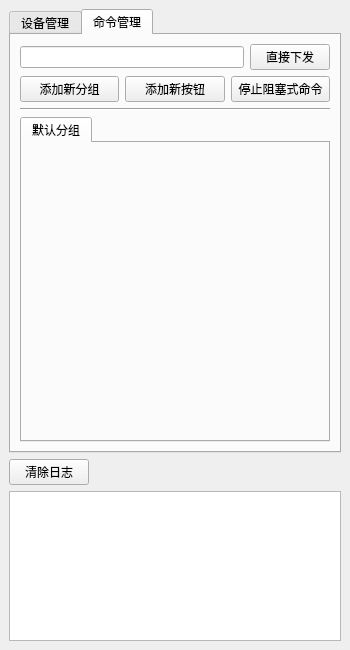
<?xml version="1.0" encoding="UTF-8"?>
<ui version="4.0">
 <class>MainWindow</class>
 <widget class="QMainWindow" name="MainWindow">
  <property name="geometry">
   <rect>
    <x>0</x>
    <y>0</y>
    <width>350</width>
    <height>650</height>
   </rect>
  </property>
  <property name="sizePolicy">
   <sizepolicy hsizetype="Fixed" vsizetype="Fixed">
    <horstretch>0</horstretch>
    <verstretch>0</verstretch>
   </sizepolicy>
  </property>
  <property name="minimumSize">
   <size>
    <width>350</width>
    <height>350</height>
   </size>
  </property>
  <property name="maximumSize">
   <size>
    <width>350</width>
    <height>650</height>
   </size>
  </property>
  <property name="windowTitle">
   <string>Android设备批量操作工具</string>
  </property>
  <widget class="QWidget" name="centralwidget">
   <layout class="QVBoxLayout" name="verticalLayout">
    <item>
     <widget class="QTabWidget" name="tab_widget">
      <property name="currentIndex">
       <number>1</number>
      </property>
      <widget class="QWidget" name="tab_device">
       <attribute name="title">
        <string>设备管理</string>
       </attribute>
       <layout class="QVBoxLayout" name="verticalLayout_3">
        <item>
         <layout class="QVBoxLayout" name="verticalLayout_2">
          <item>
           <layout class="QHBoxLayout" name="horizontalLayout">
            <item>
             <widget class="QLabel" name="label">
              <property name="text">
               <string>当前在线设备：</string>
              </property>
             </widget>
            </item>
            <item>
             <widget class="QLabel" name="label_device_count">
              <property name="text">
               <string/>
              </property>
             </widget>
            </item>
            <item>
             <widget class="QPushButton" name="btn_refresh_online_device">
              <property name="text">
               <string>刷新在线设备</string>
              </property>
             </widget>
            </item>
            <item>
             <widget class="QPushButton" name="btn_register_device">
              <property name="text">
               <string>登记新设备</string>
              </property>
             </widget>
            </item>
           </layout>
          </item>
          <item>
           <widget class="QTreeWidget" name="device_tree_widget">
            <property name="minimumSize">
             <size>
              <width>305</width>
              <height>350</height>
             </size>
            </property>
            <property name="maximumSize">
             <size>
              <width>305</width>
              <height>16777215</height>
             </size>
            </property>
            <property name="layoutDirection">
             <enum>Qt::LeftToRight</enum>
            </property>
            <property name="columnCount">
             <number>3</number>
            </property>
            <attribute name="headerVisible">
             <bool>false</bool>
            </attribute>
            <attribute name="headerCascadingSectionResizes">
             <bool>false</bool>
            </attribute>
            <attribute name="headerHighlightSections">
             <bool>false</bool>
            </attribute>
            <column>
             <property name="text">
              <string>分类</string>
             </property>
            </column>
            <column>
             <property name="text">
              <string>序列号</string>
             </property>
            </column>
            <column>
             <property name="text">
              <string>备注</string>
             </property>
            </column>
           </widget>
          </item>
         </layout>
        </item>
       </layout>
      </widget>
      <widget class="QWidget" name="tab_cmd">
       <attribute name="title">
        <string>命令管理</string>
       </attribute>
       <layout class="QVBoxLayout" name="verticalLayout_5">
        <item>
         <layout class="QHBoxLayout" name="horizontalLayout_2">
          <item>
           <widget class="QLineEdit" name="lineEdit_cmd"/>
          </item>
          <item>
           <widget class="QPushButton" name="btn_direct_run">
            <property name="text">
             <string>直接下发</string>
            </property>
           </widget>
          </item>
         </layout>
        </item>
        <item>
         <layout class="QHBoxLayout" name="horizontalLayout_3">
          <item>
           <widget class="QPushButton" name="btn_add_new_group">
            <property name="text">
             <string>添加新分组</string>
            </property>
           </widget>
          </item>
          <item>
           <widget class="QPushButton" name="btn_add_cmd">
            <property name="text">
             <string>添加新按钮</string>
            </property>
           </widget>
          </item>
          <item>
           <widget class="QPushButton" name="btn_stop_cmd">
            <property name="text">
             <string>停止阻塞式命令</string>
            </property>
           </widget>
          </item>
         </layout>
        </item>
        <item>
         <layout class="QVBoxLayout" name="verticalLayout_4">
          <item>
           <widget class="Line" name="line">
            <property name="orientation">
             <enum>Qt::Horizontal</enum>
            </property>
           </widget>
          </item>
          <item>
           <widget class="QTabWidget" name="cmd_tab_widget">
            <property name="currentIndex">
             <number>0</number>
            </property>
            <widget class="QWidget" name="cmd_table_default">
             <attribute name="title">
              <string>默认分组</string>
             </attribute>
            </widget>
           </widget>
          </item>
         </layout>
        </item>
       </layout>
      </widget>
     </widget>
    </item>
    <item>
     <widget class="QPushButton" name="btn_clear_log">
      <property name="maximumSize">
       <size>
        <width>80</width>
        <height>16777215</height>
       </size>
      </property>
      <property name="text">
       <string>清除日志</string>
      </property>
     </widget>
    </item>
    <item>
     <widget class="QTextBrowser" name="output_text_browser">
      <property name="sizePolicy">
       <sizepolicy hsizetype="Expanding" vsizetype="Expanding">
        <horstretch>0</horstretch>
        <verstretch>0</verstretch>
       </sizepolicy>
      </property>
      <property name="minimumSize">
       <size>
        <width>0</width>
        <height>0</height>
       </size>
      </property>
      <property name="maximumSize">
       <size>
        <width>16777215</width>
        <height>150</height>
       </size>
      </property>
     </widget>
    </item>
   </layout>
  </widget>
  <action name="actionAddDevice">
   <property name="text">
    <string>登记设备</string>
   </property>
  </action>
  <action name="action">
   <property name="text">
    <string>导出设备列表</string>
   </property>
  </action>
  <action name="action_import_devices">
   <property name="text">
    <string>导入设备列表</string>
   </property>
  </action>
  <action name="actionAddCommand">
   <property name="text">
    <string>添加新命令</string>
   </property>
  </action>
  <action name="action_export_commands">
   <property name="text">
    <string>导出命令列表</string>
   </property>
  </action>
  <action name="action_import_commands">
   <property name="text">
    <string>导入命令列表</string>
   </property>
  </action>
  <action name="actionOpenLocalCfg">
   <property name="text">
    <string>打开配置文件路径</string>
   </property>
  </action>
  <action name="actionExportCfgToLocal">
   <property name="text">
    <string>导出配置到本地</string>
   </property>
  </action>
 </widget>
 <resources/>
 <connections/>
</ui>
